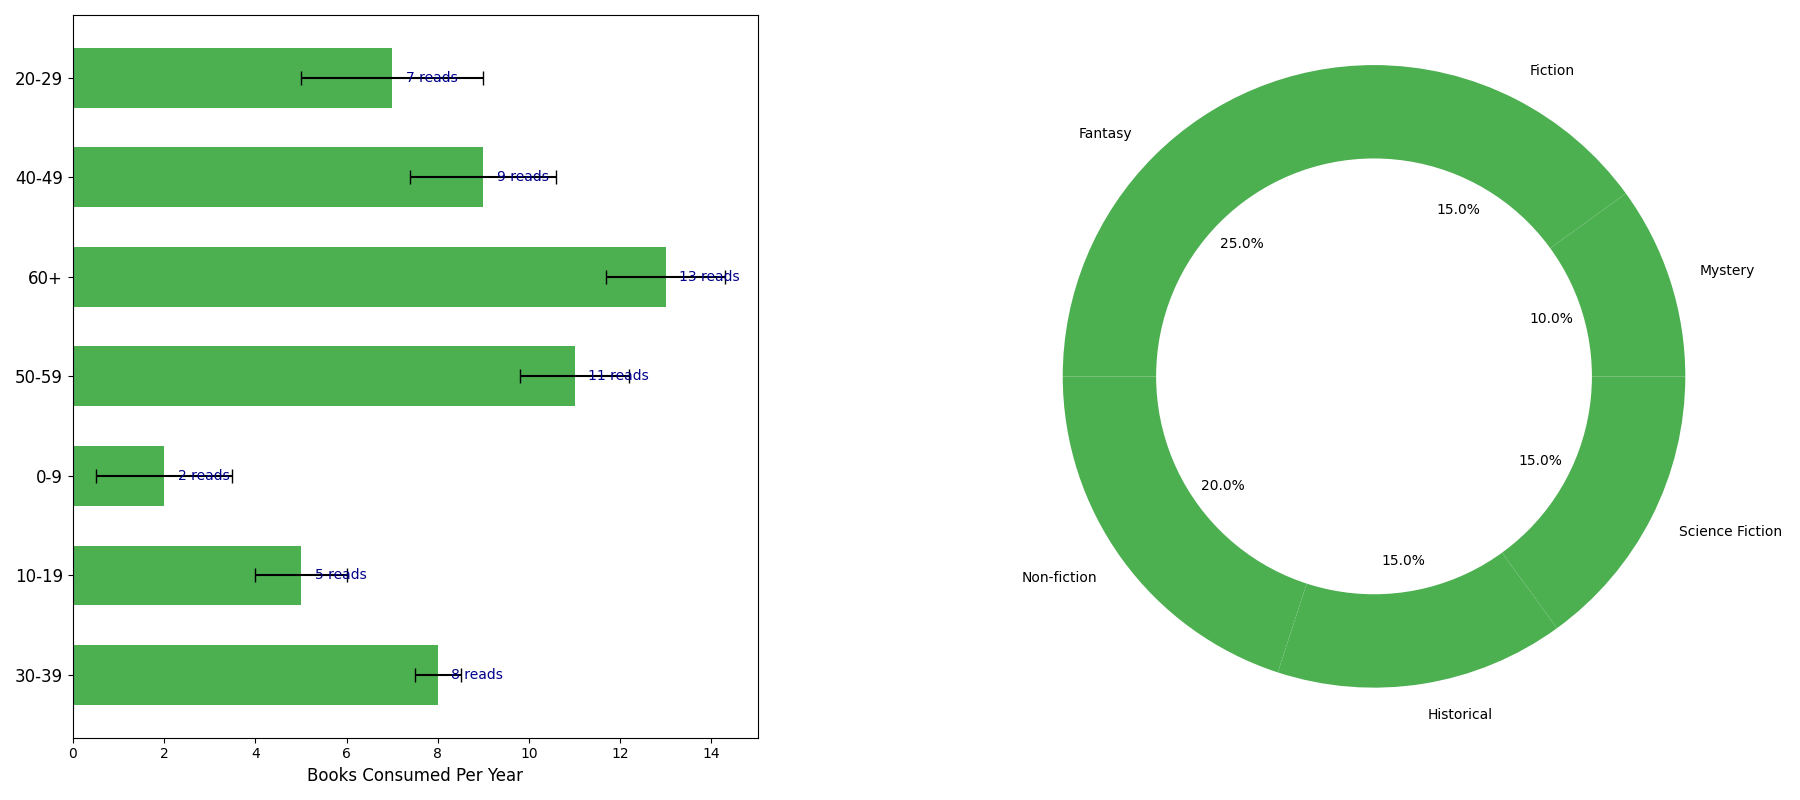

Generate this figure with Python:
import matplotlib.pyplot as plt

genres = ['Fantasy', 'Non-fiction', 'Historical', 'Science Fiction', 'Mystery', 'Fiction']
genre_distribution = [25, 20, 15, 15, 10, 15]

age_groups = ['30-39', '10-19', '0-9', '50-59', '60+', '40-49', '20-29']
books_read = [8, 5, 2, 11, 13, 9, 7]
variability = [0.5, 1, 1.5, 1.2, 1.3, 1.6, 2]

single_color = '#4CAF50'

fig, (ax1, ax2) = plt.subplots(nrows=1, ncols=2, figsize=(18, 8))

# Bar Chart
ax1.barh(age_groups, books_read, color=single_color, height=0.6, xerr=variability, capsize=5)
ax1.set_xlabel('Books Consumed Per Year', fontsize=12)

for idx, value in enumerate(books_read):
    ax1.text(value + 0.3, idx, f'{value} reads', va='center', ha='left', fontsize=10, color='darkblue')

ax1.tick_params(axis='y', labelsize=12)

# Pie Chart
ax2.pie(genre_distribution, labels=genres, autopct='%1.1f%%', startangle=90,
        colors=[single_color] * len(genres))
centre_circle = plt.Circle((0,0),0.70,fc='white')
fig.gca().add_artist(centre_circle)
ax2.axis('equal') 

plt.tight_layout()
plt.subplots_adjust(wspace=0.4)
plt.show()
